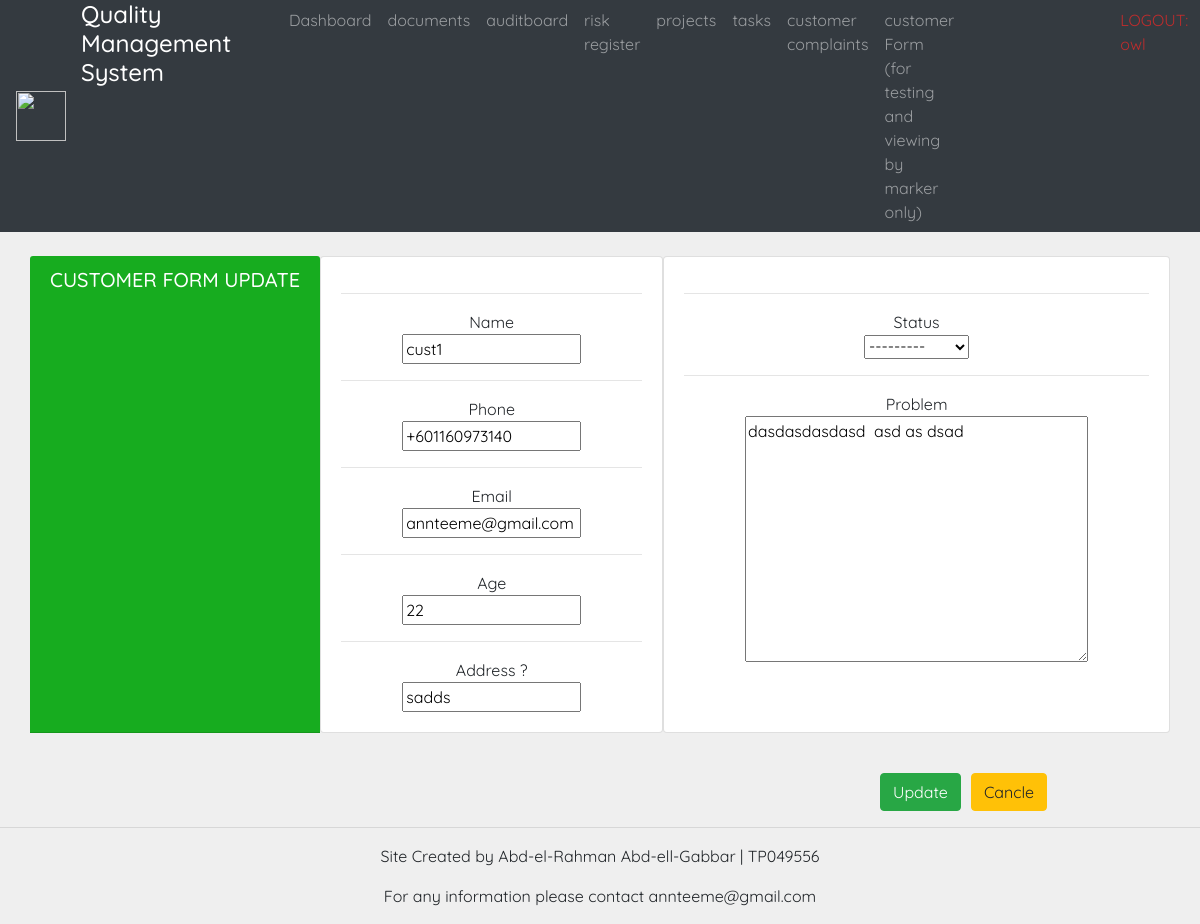
The page /customerupdate/1/ (signed in) on the database its author committed.
### custs/models.py (models this page shows, shortened)
class Customer(models.Model):
    SOURCE_CHOICES =(
        ('Blog', 'Blog'),
        ('Social media', 'Social media'),
        ('Friend', 'Friend'),
        ('Google search', 'Google search'),
        ('Product package', 'Product package'),
        ('Company Employee', 'Company Employee'),
    )
    STATUS_CHOICE =(
        ('Open', 'Open'),
        ('In progress', 'In progress'),
        ('Closed', 'Closed'),
    )
    name = models.CharField(max_length=255)
    phone = models.CharField(max_length=255)
    email = models.EmailField(max_length=255)
    age = models.IntegerField(default=0, null=True, blank=True)
    address = models.CharField(max_length=255, null=True, blank=True)
    status = models.CharField(choices=STATUS_CHOICE, max_length=250, null=True, blank=True)
    source = models.CharField(choices=SOURCE_CHOICES, max_length=250, null=True, blank=True)
    problem = models.TextField(max_length=1000, null=False)
    dateCreated = models.DateTimeField(auto_now_add=True)
    dateUpdated = models.DateTimeField(null=True, blank=True)
    dateFinished = models.DateTimeField(null=True, blank=True)

### custs/views.py (the view, shortened to what this page needs)
# urls.py: path('customerupdate/<str:pk>/', customerUpdate, name= "customerUpdate"),
@login_required(login_url='login')
def customerUpdate(request, pk):
    custs = Customer.objects.get(id=pk)
    form = CustCForm(instance=custs)
    form = {'form':form}
    return render(request, 'customer_update.html', form)

### acc/forms.py
class CustCForm(ModelForm):
    class Meta:
        model = Customer
        fields = '__all__'

### custs/templates/customer_update.html (shortened to what this page needs)
{%  extends 'Base.html' %}
{% block content %}
<br>
<div class="container">
	<div class="row">
		<div class="card-header mb-3 text-center" id=card-title>
			<h5  class="card-title">CUSTOMER FORM UPDATE</h5>
		</div>
		<div class="card mb-3 card-body text-center">
			<div id="table-short">
				<form action="" method="POST" id="form1">
					<hr>Name
					<br>{{form.name}}
					<hr>Phone
					<br>{{form.phone}}
					<hr>Email
					<br>{{form.email}}
					<hr>Age
					<br>{{form.age}}
					<hr>Address ?
					<br>{{form.address}}
			</div>
		</div>
		<div class="card mb-3 card-body text-center">
			<div id="table-short">
					<hr>Status
					<br>{{form.status}}
					<hr>Problem
					<br>{{form.problem}}
			</div>
		</div>
	</div>
</div>
<br>
<div class="row" style="margin-left: 865px;">
			<div id="table-short">
				<button class="btn btn-success  btn" form="form1" type="submit">Update</button></input>
			</div>
			<div id="table-short">
				<a class="btn btn-warning  btn" style="margin-left: 10px;" href="{% url 'customerComplaints' %}">Cancle</a>
		</div>
</div>
{% endblock %}

### templates/navbar.html (shortened to what this page needs)
{% load static %}
<nav class="navbar navbar-expand-lg navbar-dark bg-dark sticky-top py-0">
    <img src="{% static 'images/logo.png' %}" width="50" height="50" alt="">
    <div class="container-fluid">
      <div class="collapse navbar-collapse" id="navbarNav">
        <ul class="navbar-nav">
          <li style="margin-right: 50px; color: white !important;" class="nav-item">
            <h4 aria-current="page">Quality Management System</a>
          </li>
          {% if request.user.is_staff or request.user.is_staff %}
          <li class="nav-item">
            <a class="nav-link" aria-current="page" href="{% url 'home' %}">Dashboard</a>
          </li>
          <li class="nav-item">
            <a class="nav-link" href="{% url 'docboard' %}">documents</a>
          </li>
          <li class="nav-item">
            <a class="nav-link" href="{% url 'auditboard' %}">auditboard</a>
          </li>
          <li class="nav-item">
            <a class="nav-link" href="{% url 'risk' %}">risk register</a>
          </li>
          {% endif %}
          <li class="nav-item">
            <a class="nav-link" href="{% url 'projectCreate' %}">projects</a>
          </li>
          <li class="nav-item">
            <a class="nav-link" href="{% url 'taskCreate' %}">tasks</a>
          </li>
          <li class="nav-item">
            <a class="nav-link" href="{% url 'customerComplaints' %}">customer complaints</a>
          </li>
          <li class="nav-item">
            <a class="nav-link" href="{% url 'cust_form' %}">customer Form (for testing and viewing by marker only)</a>
          </li>
          <li  class="nav-item">
            <a style="margin-left: 150px; color: rgb(189, 45, 45) !important;" class="nav-link" href="{% url 'logout'%}">LOGOUT: {{request.user}}</a>
          </li>
        </ul>
      </div>
    </div>
  </nav>

### static/css/main.css (style rules this page uses)
body { background-color: #efefef; }

### templates/Base.html (style rules this page uses)
body { font-family: 'Quicksand', sans-serif !important; }

### custs/templates/customer_update.html (style rules this page uses)
#card-title { background-color: #17ac1f; color: white; font-size:13px; text-align: center; }

### rows shown on the page
Customer: name "cust1", phone "+601160973140", email "annteeme@gmail.com", age "22", address "sadds", status "---------", problem "dasdasdasdasd asd as dsad"

### other values the page prints
{{ request.user }} "owl"
